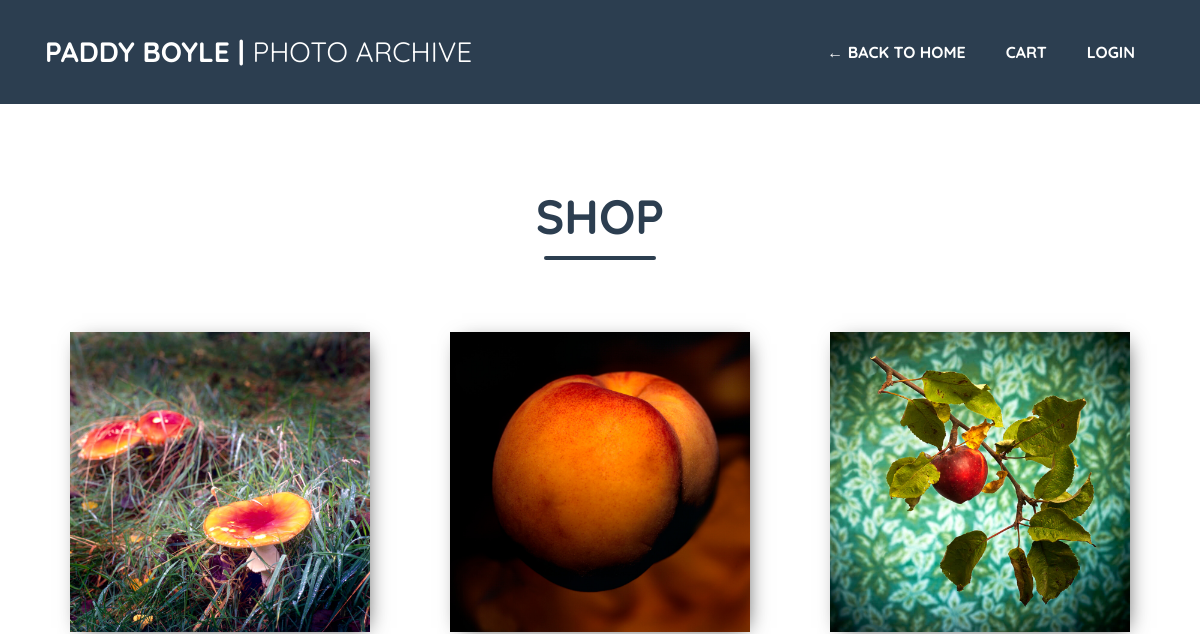
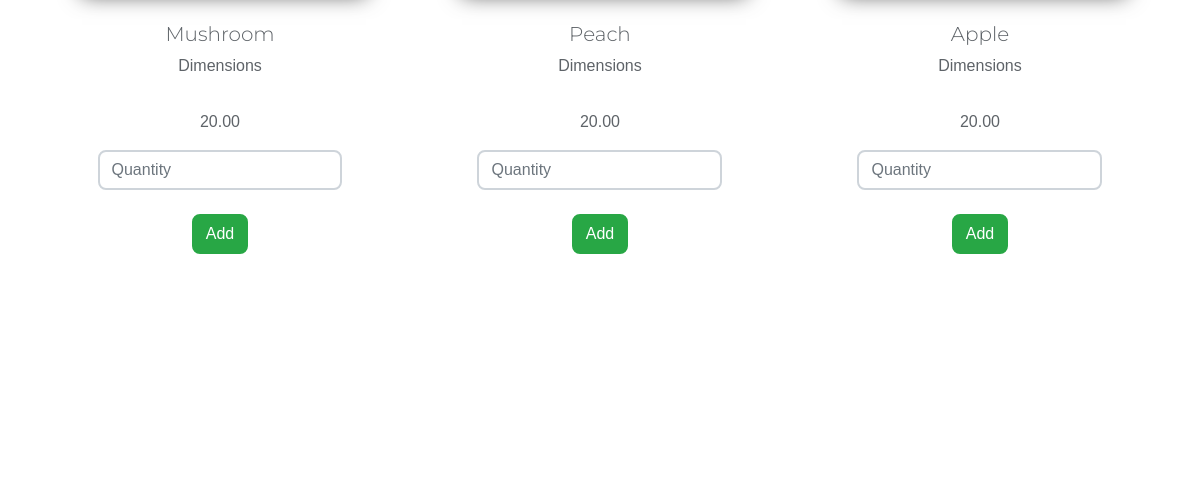
Before: /products/ (upper part) with the older database file (2 pictures, top to bottom).
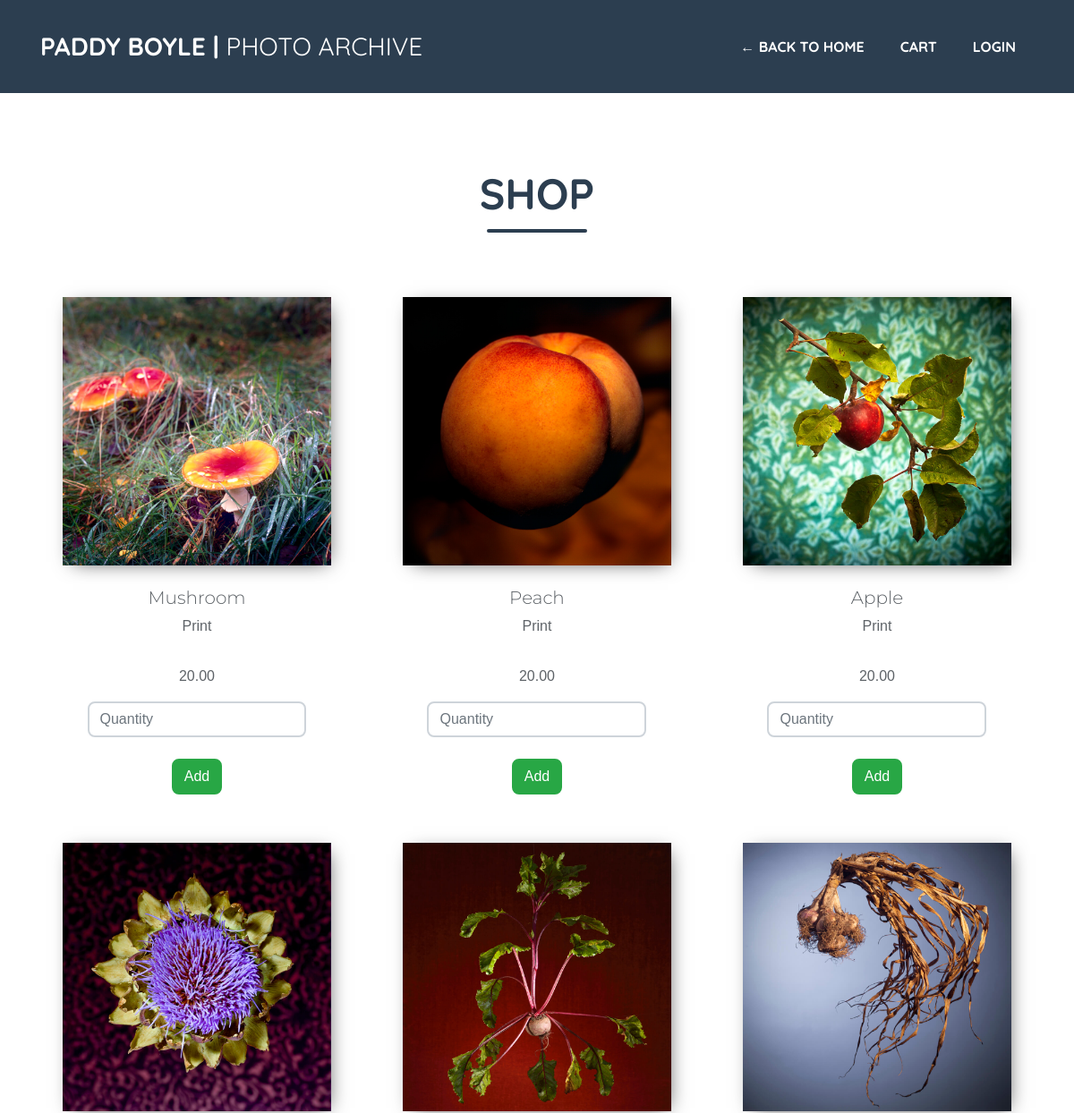
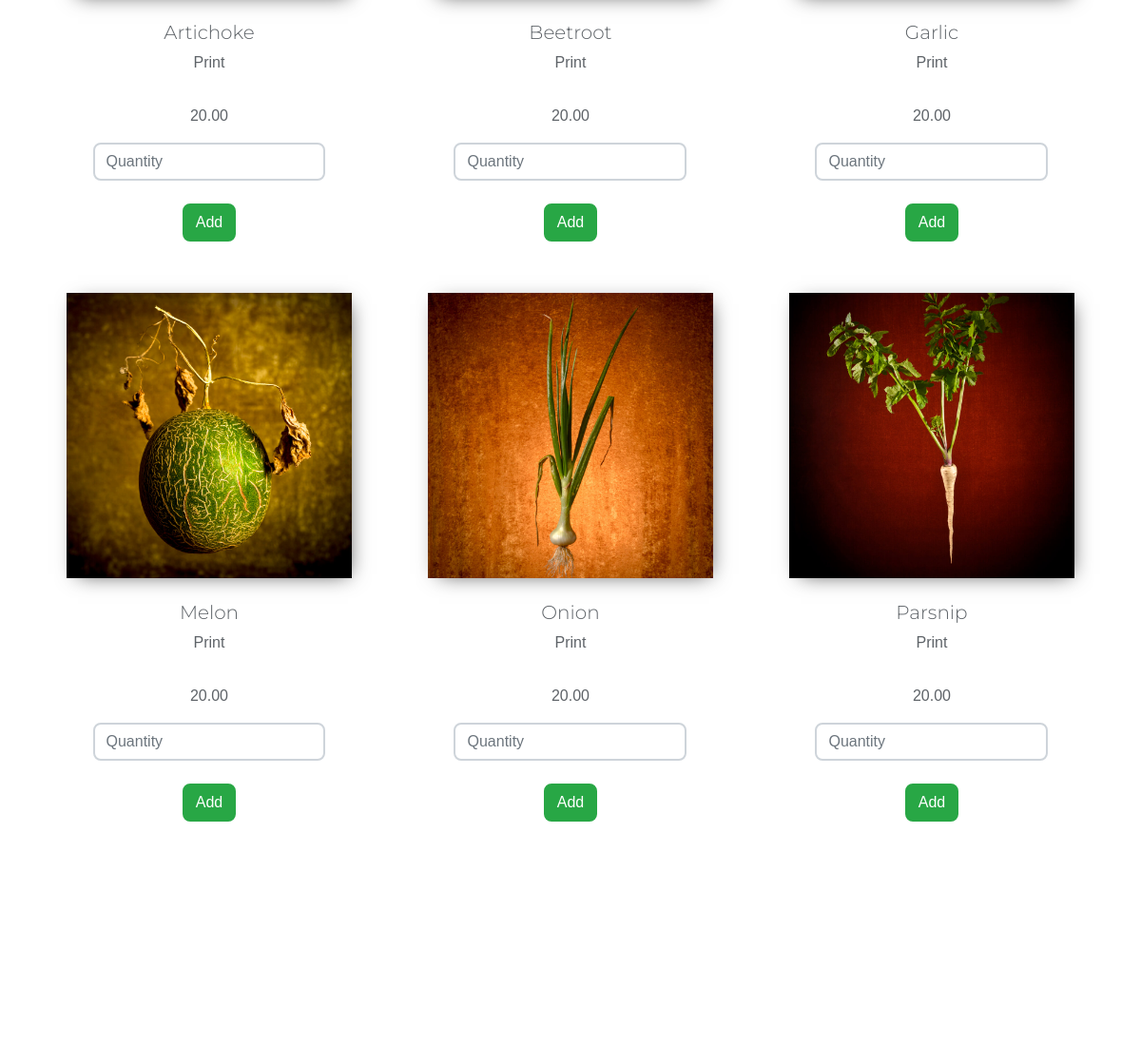
After: the same page with the newer database file (2 pictures, top to bottom).
### products/models.py (models this page shows, shortened)
class Product(models.Model):
    name = models.CharField(max_length=254, default='')
    description = models.TextField()
    price = models.DecimalField(max_digits=6, decimal_places=2)
    image = models.ImageField(upload_to='images')

### products/views.py (the view)
def all_products(request):
    products = Product.objects.all()
    return render(request, "app_001/products.html", {'products': products})

### cart/contexts.py (called while the page is built)
def cart_contents(request):
    cart = request.session.get('cart', {})
    cart_items = []
    total = 0
    product_count = 0
    for id, quantity in cart.items():
        product = get_object_or_404(Product, pk=id)
        total += quantity * product.price
        product_count += quantity
        cart_items.append({'id': id, 'quantity': quantity, 'product': product})
    return {'cart_items': cart_items, 'total': total, 'product_count': product_count}

### templates/app_001/products.html (shortened to what this page needs)
{% extends 'app_001/base_003.html' %}
{% block body_block %}
    <section class="page-section about" id="architecture">
        <div class="container">
            <h2
                class="cat-heading page-section-heading text-center text-uppercase text-secondary mb-0">Shop</h2>
            <div class="divider-custom">
                <div class="divider-custom-line"></div>
            </div>
            <br>
            <br>
            <div class="row">
                {% for product in products %}
                    <figure class="col-xs-12 col-sm-12 col-md-6 col-lg-4 col-xl-4">
                        <div id="wrapper-002">
                            <div
                                class="product"
                                style="background-image: url('{{ MEDIA_URL }}{{ product.image }}')"></div>
                            <br>
                            <h3 class="text-002 lead">{{product.name}}</h3>
                            <p class="product-description">{{ product.description }}</p>
                            <p>{{ product.price }}</p>
                            <form method="post" action="{% url 'add_to_cart' product.id %}">
                                <div class="form-group">
                                    <div class="input-group-001">
                                        <input
                                            name="quantity"
                                            type="number"
                                            min="1"
                                            max="999"
                                            class="form-control"
                                            placeholder="Quantity"
                                            required="required"><br>
                                        <span class="input-group-btn">
                                            <button class="btn btn-success" type="submit">Add</button><br>
                                        </span><br>
                                    </div>
                                </div>
                            </form>
                        </div>
                    </figure>
                {% endfor %}
            </div>
            <br><br>
        </div>
    </section>
{% endblock %}

Changed rows visible on the page:
changed Product "Mushroom": description "Dimensions" → "Print"
changed Product "Peach": description "Dimensions" → "Print"
changed Product "Apple": description "Dimensions" → "Print"
added Product: image (picture), name "Artichoke", description "Print", price "20.00"
added Product: image (picture), name "Beetroot", description "Print", price "20.00"
added Product: image (picture), name "Garlic", description "Print", price "20.00"
added Product: image (picture), name "Melon", description "Print", price "20.00"
added Product: image (picture), name "Onion", description "Print", price "20.00"
added Product: image (picture), name "Parsnip", description "Print", price "20.00"
